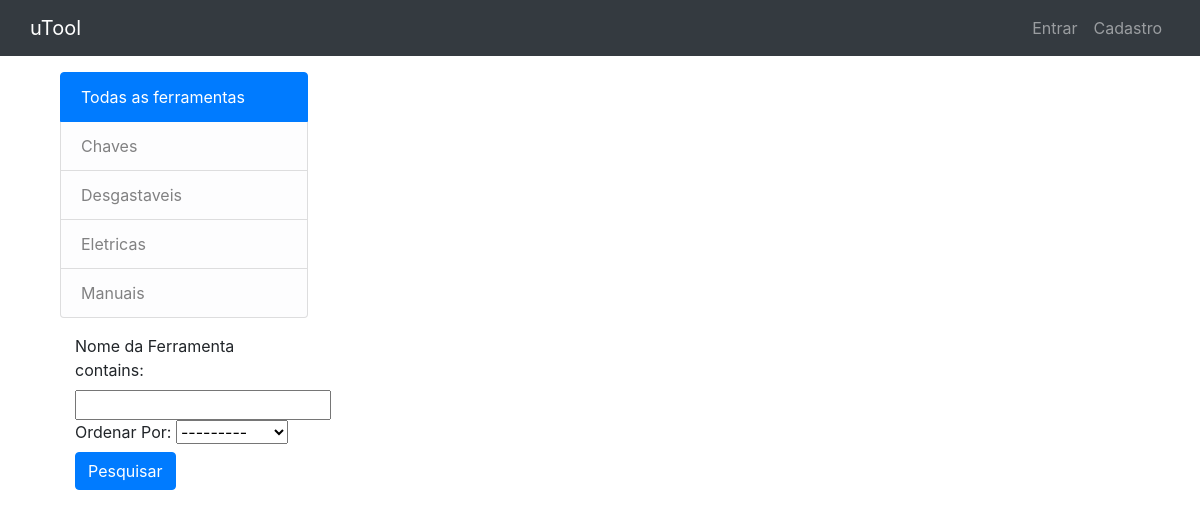
The page / on the database its author committed.
### tools/models.py (models this page shows, shortened)
class Category(TimeStampedModel):
    name = models.CharField(max_length=255, unique=True)
    slug = AutoSlugField(unique=True, always_update=False, populate_from="name")
    class Meta:
        ordering = ("name",)
        verbose_name = "category"
        verbose_name_plural = "categories"
    def get_absolute_url(self):
        return reverse("pages:list_by_category", kwargs={"slug": self.slug})

### tools/views.py (the view)
# urls.py: path("", ToolListView.as_view(), name="list"),
class ToolListView(ListView):
    category = None
    paginate_by = 6
    def get_queryset(self):
        queryset = Tool.available.all()
        category_slug = self.kwargs.get("slug")
        if category_slug:
            self.category = get_object_or_404(Category, slug=category_slug)
            queryset = queryset.filter(category=self.category)
        return queryset
    def get_context_data(self, **kwargs):
        context = super().get_context_data(**kwargs)
        context["category"] = self.category
        context["categories"] = Category.objects.all()
        context["filter"] = ToolFilter(self.request.GET, queryset=self.get_queryset())
        return context

### tools/models.py (called while the page is built)
    def get_queryset(self):
        return super().get_queryset().filter(is_available=True)

### tools/templatetags/tool_tags.py (called while the page is built)
@register.filter()
def remainder(n):
    return n % 3

### templates/tools/tool_list.html (shortened to what this page needs)
{% extends 'base.html' %}
{% load static %}
{% load tool_tags %}
{% block content %}
<div class="container my-3">
    <div class="row">
        <div class="col-lg-3">
            <ul class="list-group mb-3 mb-lg-0">
                <a class="text-decoration-none list-group-item list-group-item-light {% if not category %}active{% endif %}"
                href="{% url 'pages:list' %}">
                Todas as ferramentas
            </a>
            {% for cat in categories %}
            <a class="text-decoration-none list-group-item list-group-item-light {% if category == cat %}active{% endif %}"
            href="{{ cat.get_absolute_url }}">
            {{ cat.name }}
        </a>
            {% endfor %}
    </ul>
<div class="container my-3">
    <form method="GET">
        {{ filter.form }}
        <button type="submit" class="btn btn-primary"> Pesquisar </button>
    </form>
</div>
</div>
<div class="col-lg-9">
</div>
</div>
</div>
{% endblock content %}

### rows shown on the page
Category: name "Chaves"
Category: name "Desgastaveis"
Category: name "Eletricas"
Category: name "Manuais"
